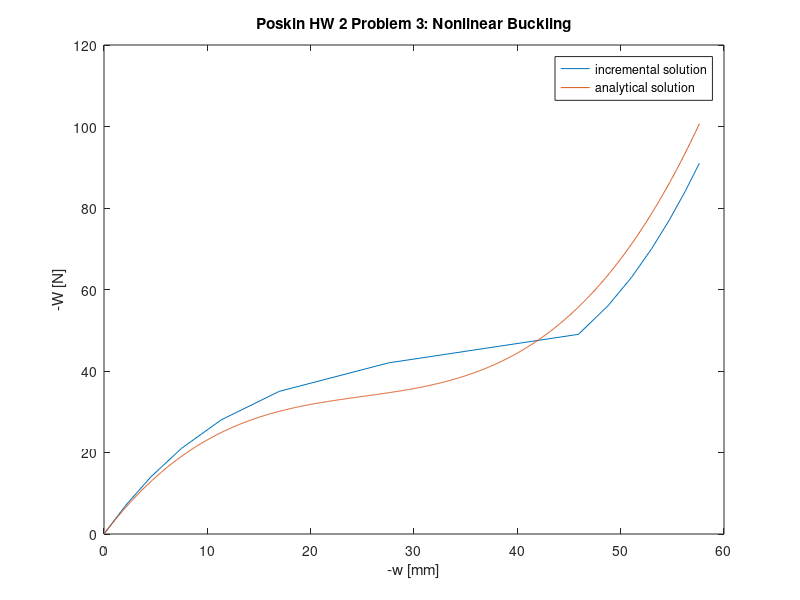

Here is the MATLAB script that generated this plot:
% Poskin CE 810 HW2 Problem 3

clear; clc; close all

%------------INITIAILIZE VARIABLES----------------
W_i = 0; W_f = -91; delta_W = -7; % Force range and step size
W = W_i:delta_W:W_f; n = size(W,2);

EA = 5*10^7; z = 25; L = 2500; k_s = 1.35; % Axial stiffness, initial height, and string stiffness

w = zeros(1,n); N = 0; % Displacement and constitutive load are initially 0

%--------INCREMENTAL ITERATIVE SOLUTION-----------
% For each load step calculate tangential stiffness (k_t), used to 
% approximate displacement.
for i = 2:n
    w(i) = w(i-1);
    k_t = EA/L*((z + w(i))/L)^2 + N/L + k_s;
    delta_w = k_t^-1*delta_W;
    w(i) = w(i) + delta_w;
    N = EA*((z*w(i) + 0.5*w(i)^2)/L^2);
end

%-------------------PLOTTING----------------------
% Plots -w v. -W, numerical solution
figure(1)
plot(-w,-W)
hold on

% Plots -w v. -W, analytical solution
w_anl = linspace(0, w(n),1000);
W_anl = EA/L^3*(z^2*w_anl + 3/2*z*w_anl.^2 + 1/2*w_anl.^3) + k_s*w_anl; % Analytical solution
plot(-w_anl,-W_anl)

title('Poskin HW 2 Problem 3: Nonlinear Buckling')
xlabel('-w [mm]')
ylabel('-W [N]')
legend('incremental solution', 'analytical solution')